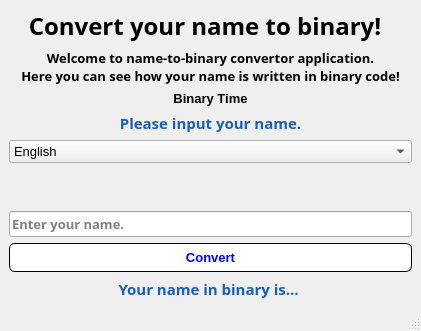
<?xml version="1.0" encoding="UTF-8"?>
<ui version="4.0">
 <class>MainWindow</class>
 <widget class="QMainWindow" name="MainWindow">
  <property name="geometry">
   <rect>
    <x>0</x>
    <y>0</y>
    <width>421</width>
    <height>327</height>
   </rect>
  </property>
  <property name="windowTitle">
   <string>Binary Name Convertor</string>
  </property>
  <property name="windowIcon">
   <iconset>
    <normaloff>../../Downloads/binnumL.jpg</normaloff>../../Downloads/binnumL.jpg</iconset>
  </property>
  <property name="styleSheet">
   <string notr="true"/>
  </property>
  <widget class="QWidget" name="centralwidget">
   <property name="styleSheet">
    <string notr="true"/>
   </property>
   <layout class="QVBoxLayout" name="verticalLayout">
    <item>
     <widget class="QLabel" name="app_name">
      <property name="maximumSize">
       <size>
        <width>392</width>
        <height>16777215</height>
       </size>
      </property>
      <property name="font">
       <font>
        <family>Ubuntu Sans</family>
        <pointsize>18</pointsize>
        <weight>75</weight>
        <bold>true</bold>
       </font>
      </property>
      <property name="cursor">
       <cursorShape>OpenHandCursor</cursorShape>
      </property>
      <property name="tabletTracking">
       <bool>false</bool>
      </property>
      <property name="text">
       <string>Convert your name to binary!</string>
      </property>
      <property name="alignment">
       <set>Qt::AlignCenter</set>
      </property>
     </widget>
    </item>
    <item>
     <widget class="QLabel" name="desc_txt">
      <property name="font">
       <font>
        <family>Ubuntu Sans</family>
        <pointsize>10</pointsize>
        <weight>75</weight>
        <bold>true</bold>
       </font>
      </property>
      <property name="cursor">
       <cursorShape>OpenHandCursor</cursorShape>
      </property>
      <property name="text">
       <string>&lt;html&gt;&lt;head/&gt;&lt;body&gt;&lt;p align=&quot;center&quot;&gt;&lt;span style=&quot; color:#000000;&quot;&gt;Welcome to name-to-binary convertor application. &lt;br/&gt;Here you can see how your name is written in binary code!&lt;/span&gt;&lt;/p&gt;&lt;/body&gt;&lt;/html&gt;</string>
      </property>
     </widget>
    </item>
    <item>
     <widget class="QLabel" name="binary_time">
      <property name="font">
       <font>
        <pointsize>10</pointsize>
        <weight>75</weight>
        <bold>true</bold>
       </font>
      </property>
      <property name="cursor">
       <cursorShape>ForbiddenCursor</cursorShape>
      </property>
      <property name="text">
       <string>Binary Time</string>
      </property>
      <property name="textFormat">
       <enum>Qt::AutoText</enum>
      </property>
      <property name="alignment">
       <set>Qt::AlignCenter</set>
      </property>
     </widget>
    </item>
    <item>
     <widget class="QLabel" name="name_ask">
      <property name="font">
       <font>
        <family>Ubuntu Sans</family>
        <pointsize>10</pointsize>
        <weight>75</weight>
        <bold>true</bold>
       </font>
      </property>
      <property name="cursor">
       <cursorShape>OpenHandCursor</cursorShape>
      </property>
      <property name="text">
       <string>&lt;html&gt;&lt;head/&gt;&lt;body&gt;&lt;p align=&quot;center&quot;&gt;&lt;span style=&quot; font-size:11pt; color:#1a5fb4;&quot;&gt;Please input your name.&lt;/span&gt;&lt;/p&gt;&lt;/body&gt;&lt;/html&gt;</string>
      </property>
      <property name="alignment">
       <set>Qt::AlignCenter</set>
      </property>
     </widget>
    </item>
    <item>
     <widget class="QComboBox" name="lang_combo">
      <property name="font">
       <font>
        <pointsize>10</pointsize>
        <weight>50</weight>
        <bold>false</bold>
       </font>
      </property>
      <property name="cursor">
       <cursorShape>WhatsThisCursor</cursorShape>
      </property>
      <property name="currentIndex">
       <number>0</number>
      </property>
      <item>
       <property name="text">
        <string>English</string>
       </property>
      </item>
      <item>
       <property name="text">
        <string>ქართული</string>
       </property>
      </item>
     </widget>
    </item>
    <item>
     <widget class="QLabel" name="warning">
      <property name="font">
       <font>
        <family>Ubuntu Sans</family>
        <pointsize>10</pointsize>
        <weight>75</weight>
        <italic>true</italic>
        <bold>true</bold>
       </font>
      </property>
      <property name="cursor">
       <cursorShape>OpenHandCursor</cursorShape>
      </property>
      <property name="text">
       <string>&lt;html&gt;&lt;head/&gt;&lt;body&gt;&lt;p align=&quot;center&quot;&gt;&lt;br/&gt;&lt;/p&gt;&lt;/body&gt;&lt;/html&gt;</string>
      </property>
      <property name="alignment">
       <set>Qt::AlignCenter</set>
      </property>
     </widget>
    </item>
    <item>
     <widget class="QLineEdit" name="name_input">
      <property name="font">
       <font>
        <family>Ubuntu Sans</family>
        <pointsize>10</pointsize>
        <weight>75</weight>
        <bold>true</bold>
       </font>
      </property>
      <property name="placeholderText">
       <string>Enter your name.</string>
      </property>
     </widget>
    </item>
    <item>
     <widget class="QPushButton" name="push_btn">
      <property name="font">
       <font>
        <pointsize>10</pointsize>
        <weight>75</weight>
        <bold>true</bold>
       </font>
      </property>
      <property name="cursor">
       <cursorShape>ClosedHandCursor</cursorShape>
      </property>
      <property name="styleSheet">
       <string notr="true">QPushButton {
    background-color: #ffffff;
    color: blue;
    border: 1px solid #000000;
    border-radius: 6px;
    padding: 6px;
}
QPushButton:hover {
    background-color: #000000;
    color: white;
}
</string>
      </property>
      <property name="text">
       <string>Convert</string>
      </property>
     </widget>
    </item>
    <item>
     <widget class="QLabel" name="result">
      <property name="font">
       <font>
        <family>Ubuntu Sans</family>
        <pointsize>10</pointsize>
        <weight>75</weight>
        <bold>true</bold>
       </font>
      </property>
      <property name="cursor">
       <cursorShape>OpenHandCursor</cursorShape>
      </property>
      <property name="text">
       <string>&lt;html&gt;&lt;head/&gt;&lt;body&gt;&lt;p align=&quot;center&quot;&gt;&lt;span style=&quot; font-size:11pt; color:#1a5fb4;&quot;&gt;Your name in binary is... &lt;/span&gt;&lt;/p&gt;&lt;/body&gt;&lt;/html&gt;</string>
      </property>
      <property name="alignment">
       <set>Qt::AlignCenter</set>
      </property>
      <property name="wordWrap">
       <bool>true</bool>
      </property>
     </widget>
    </item>
   </layout>
  </widget>
  <widget class="QStatusBar" name="statusbar"/>
 </widget>
 <resources/>
 <connections/>
</ui>
